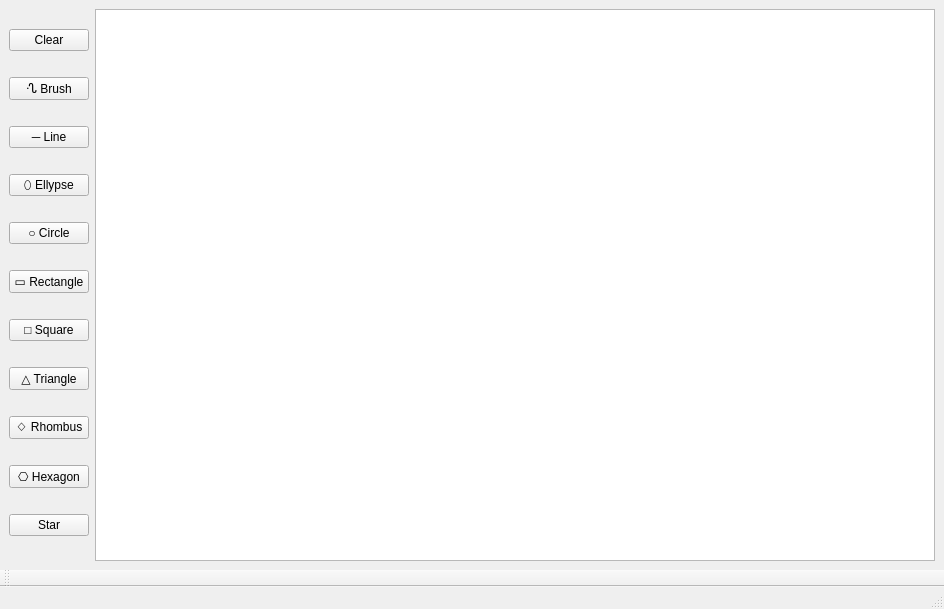
<?xml version="1.0" encoding="UTF-8"?>
<ui version="4.0">
 <class>MainWindow</class>
 <widget class="QMainWindow" name="MainWindow">
  <property name="geometry">
   <rect>
    <x>0</x>
    <y>0</y>
    <width>944</width>
    <height>609</height>
   </rect>
  </property>
  <property name="windowTitle">
   <string>MainWindow</string>
  </property>
  <widget class="QWidget" name="centralwidget">
   <layout class="QGridLayout" name="gridLayout_2">
    <item row="0" column="0">
     <layout class="QVBoxLayout" name="verticalLayout_2">
      <item>
       <widget class="QPushButton" name="ClearButton">
        <property name="text">
         <string>Clear</string>
        </property>
       </widget>
      </item>
      <item>
       <widget class="QPushButton" name="BrushButton">
        <property name="text">
         <string>ᔗ Brush</string>
        </property>
       </widget>
      </item>
      <item>
       <widget class="QPushButton" name="LineButton">
        <property name="text">
         <string>─ Line</string>
        </property>
       </widget>
      </item>
      <item>
       <widget class="QPushButton" name="EllypseButton">
        <property name="text">
         <string>⬯ Ellypse</string>
        </property>
       </widget>
      </item>
      <item>
       <widget class="QPushButton" name="CircleButton">
        <property name="text">
         <string>○ Circle</string>
        </property>
       </widget>
      </item>
      <item>
       <widget class="QPushButton" name="RectangleButton">
        <property name="text">
         <string>▭ Rectangle</string>
        </property>
       </widget>
      </item>
      <item>
       <widget class="QPushButton" name="SquareButton">
        <property name="text">
         <string>□ Square</string>
        </property>
       </widget>
      </item>
      <item>
       <widget class="QPushButton" name="TriangleButton">
        <property name="text">
         <string>△ Triangle</string>
        </property>
       </widget>
      </item>
      <item>
       <widget class="QPushButton" name="RhombusButton">
        <property name="text">
         <string>◇ Rhombus</string>
        </property>
       </widget>
      </item>
      <item>
       <widget class="QPushButton" name="HexagonButton">
        <property name="text">
         <string>⎔ Hexagon</string>
        </property>
       </widget>
      </item>
      <item>
       <widget class="QPushButton" name="StarButton">
        <property name="text">
         <string>Star</string>
        </property>
       </widget>
      </item>
     </layout>
    </item>
    <item row="0" column="1">
     <widget class="QGraphicsView" name="graphicsView"/>
    </item>
   </layout>
  </widget>
  <widget class="QMenuBar" name="menubar">
   <property name="geometry">
    <rect>
     <x>0</x>
     <y>0</y>
     <width>944</width>
     <height>22</height>
    </rect>
   </property>
  </widget>
  <widget class="QStatusBar" name="statusbar"/>
  <widget class="QToolBar" name="toolBar">
   <property name="windowTitle">
    <string>toolBar</string>
   </property>
   <attribute name="toolBarArea">
    <enum>BottomToolBarArea</enum>
   </attribute>
   <attribute name="toolBarBreak">
    <bool>false</bool>
   </attribute>
  </widget>
 </widget>
 <resources/>
 <connections/>
</ui>
